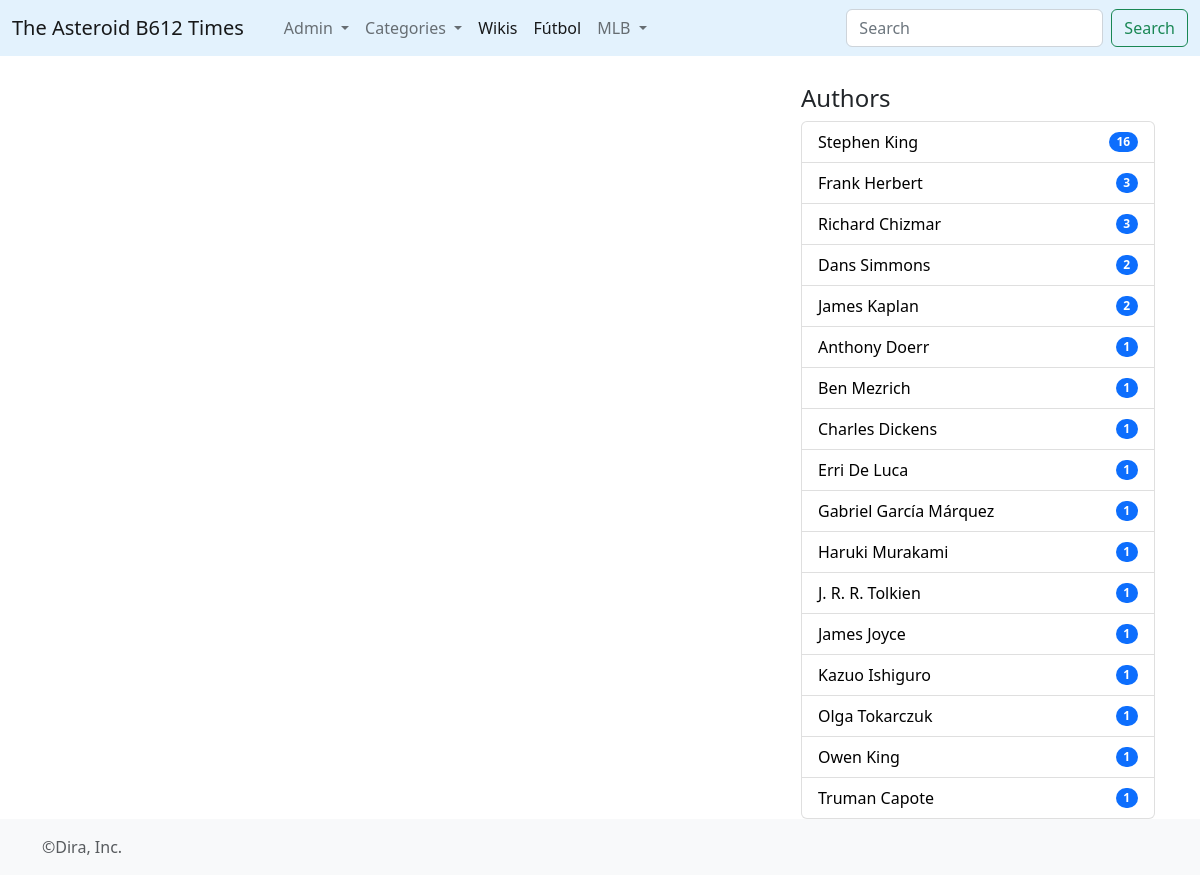
Before: /wikis/ with the older database file.
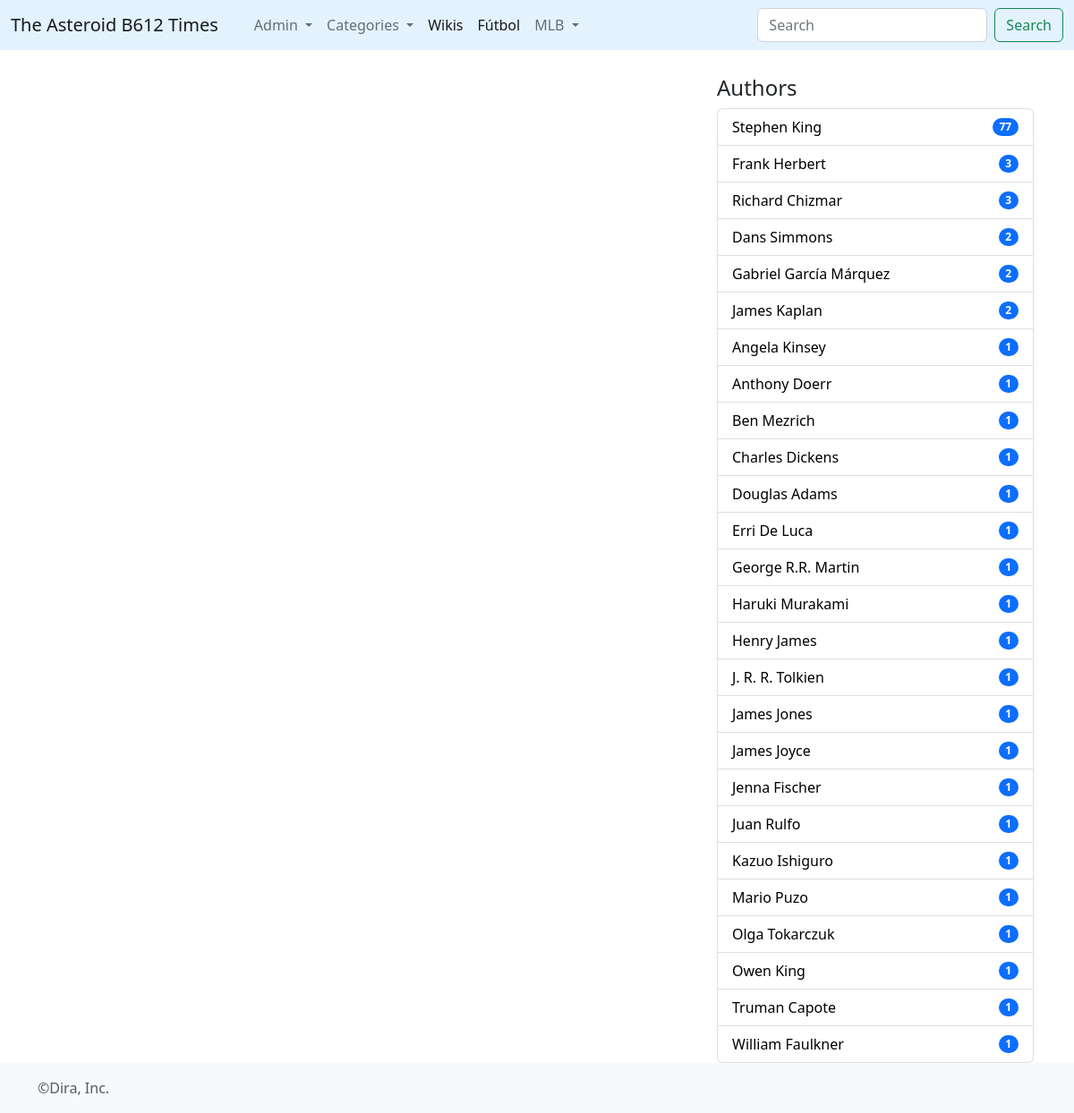
After: the same page with the newer database file.
### asteroid/models.py (models this page shows, shortened)
class Persona(models.Model):
	nombre = models.CharField(max_length=512)
	biographics = models.TextField()
	tipo = models.CharField(max_length=32)
	last_update = models.DateTimeField(auto_now_add=True)

### asteroid/views.py (the view)
# urls.py: path('wikis/', views.wikipages, name='wikis'),
def wikipages(request):
    wikis = sorted(Item.objects.filter(item_cat__id=16),key=lambda t: t.lastmod, reverse=True)
    return render(request,'wikis.html',{'wikis':wikis})

### asteroid/context_processors.py (called while the page is built)
def catlist(request):
	catlist = Item.objects.values('item_cat__nombre','item_cat__id').annotate(qitems = Count('item_cat')).order_by('item_cat__id')
	return {'catlist':catlist}

def nowr(request):
	nowr = Consumo.objects.filter(fecha_fin__isnull=True).order_by('con_itm__item_cat__id','-fecha_inicio')
	return {'nowr':nowr}

def autores(request):
	lautores = RelItemPersona.objects.filter(credit='author',item__item_cat__id=1).values('persona__nombre','persona__id').annotate(qlibros = Count('persona__nombre')).order_by('-qlibros','persona__nombre')
	return {'autores':lautores}

def item_tags(request):
	from django.db.models.functions import Length
	item_tags = ItemTag.objects.values('tag').annotate(qitems = Count('tag')).annotate(text_len=Length('tag')).filter(text_len__gt=4).order_by('-qitems','tag')[0:50]
	return {'item_tags':item_tags}

### asteroid/templates/wikis.html (shortened to what this page needs)
{% extends 'base.html' %}
{% block rightbar %}
<br>
<h4>Authors</h4>
      <ul class="list-group">
        {% for a in autores %}
          <li class="list-group-item d-flex justify-content-between align-items-center">
          <a href="{% url 'view-persona' a.persona__id %}" style="color:black; text-decoration: none;"> {{a.persona__nombre}}</a>
            <span class="badge bg-primary rounded-pill">{{a.qlibros}}</span>
          </li>
        {% endfor %}
      </ul>
{% endblock %}

Changed rows visible on the page:
computed for Persona "Stephen King": qlibros "16" → "77"
shown differently, row unchanged: Persona "Gabriel García Márquez": qlibros "1" → "2"; moves up the list
added Persona: persona__nombre "Angela Kinsey", qlibros "1"
added Persona: persona__nombre "Douglas Adams", qlibros "1"
added Persona: persona__nombre "George R.R. Martin", qlibros "1"
added Persona: persona__nombre "Henry James", qlibros "1"
added Persona: persona__nombre "James Jones", qlibros "1"
added Persona: persona__nombre "Jenna Fischer", qlibros "1"
added Persona: persona__nombre "Juan Rulfo", qlibros "1"
added Persona: persona__nombre "Mario Puzo", qlibros "1"
added Persona: persona__nombre "William Faulkner", qlibros "1"
